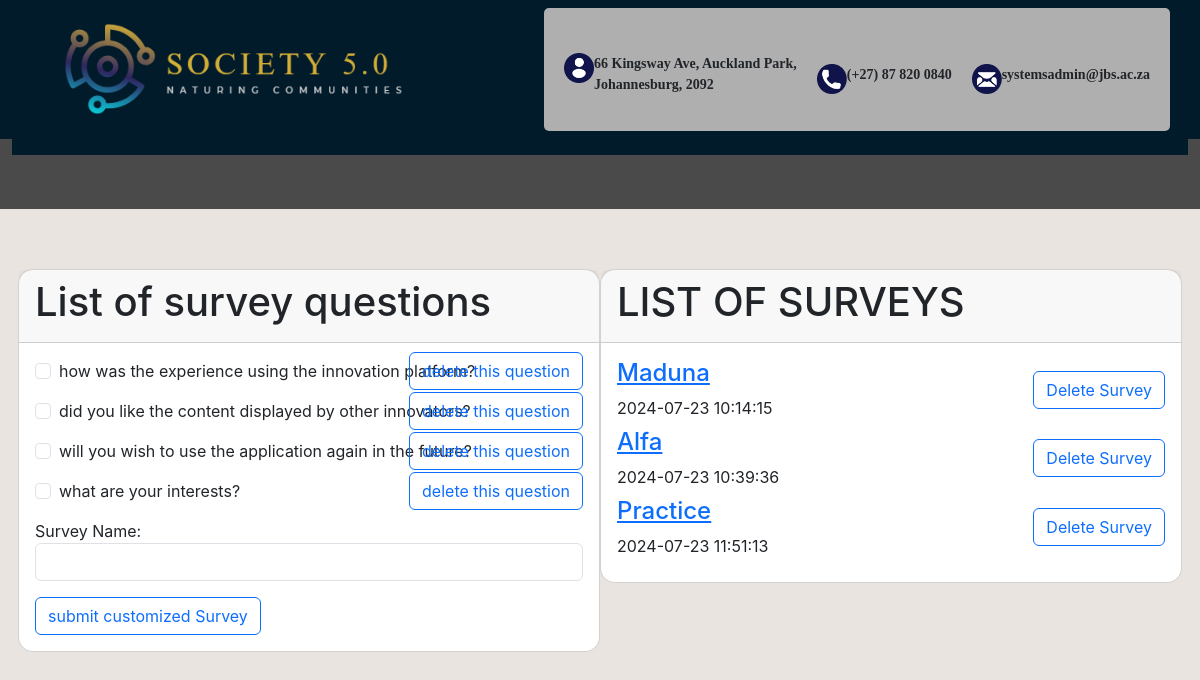
/surveyQuestions, run on the app's committed database.
### tables this page shows
CREATE TABLE SurveyQuestions (
        id INTEGER PRIMARY KEY AUTOINCREMENT,
        question TEXT NOT NULL,
        question_type TEXT CHECK(question_type IN ('single', 'multiple', 'custom')) NOT NULL,
        choices TEXT,
        custom_answer TEXT
);

CREATE TABLE customSurveys(
        id INTEGER PRIMARY KEY AUTOINCREMENT,
        surveyName TEXT NOT NULL,
        questions TEXT NOT NULL,
        timestamp TIMESTAMP DEFAULT CURRENT_TIMESTAMP
);

### application.py (the view)
@app.route("/surveyQuestions")
def surveyQuestions():
    questions=retrievesurvey()
    if 'message' in questions:
        return redirect(url_for('admin'))
    else:
        survey=customSurveys()
        print(survey)
        return render_template('surveyquestions.html',questions=questions,survey=survey)

### user.py (called while the page is built)
def retrievesurvey():
    query="""SELECT * FROM SurveyQuestions"""
    conn=sqlite3.connect('blog.db')
    cursor=conn.cursor()
    try:
        cursor.execute(query,)
        questions = cursor.fetchall()
        if questions:
            columns = [column[0] for column in cursor.description]
            questions_list = []
            for question in questions:
                questions_dict = dict(zip(columns, question))
                questions_list.append(questions_dict)
            return questions_list
        else:
            return {'message':'no questions found'}
    except sqlite3.Error as e:
        print('Error: ',e)
    finally:
        conn.close()

def customSurveys():
    query="""SELECT * FROM customSurveys"""
    conn=sqlite3.connect('blog.db')
    cursor=conn.cursor()
    cursor.execute(query, )
    custom = cursor.fetchall()
    customSurveys_list = []
    try:
        if custom:
            for item in custom:
                columns = [column[0] for column in cursor.description]
                customSurveys_dict = dict(zip(columns, item))
                customSurveys_list.append(customSurveys_dict)
        if customSurveys_list:
            return customSurveys_list
    except sqlite3.Error as e:
        print('SQLite Error:', e)
        return {'message': 'Database error occurred'}

### templates/surveyquestions.html (shortened to what this page needs)
{%extends "base.html"%}
{%block content%}
<br><br>
<div class="row">
    <div class="container col-md-6">
        <div class="card">
            <div class="card-header">
                <h1>List of survey questions</h1>
            </div>
            <div class="card-body surveyForm">
                <form id="surveyForm" method="POST" action="{{ url_for('submit_customized_survey') }}">
                    {% if questions %}
                    {% for question in questions %}
                    <div class="form-check mb-3">
                        <input class="form-check-input" type="checkbox" name="checked_box" value="{{ question.id }}"
                            id="question_{{ question.id }}">
                        <label class="form-check-label" for="question_{{ question.id }}">
                            {{ question.question }}
                        </label>
                        <a class="btn btn-outline-primary float-right"
                            href="{{ url_for('deletesurveyquestion', id=question.id) }}">delete this question</a>
                    </div>
                    {% endfor %}
                    {% endif %}
                    <label for="surveyName">Survey Name:</label>
                    <input type="text" class="form-control" id="surveyName" name="surveyName" required>
                    <button class="btn btn-outline-primary mt-3" type="submit">submit customized Survey</button>
                </form>
            </div>
        </div>
    </div>
    <div class="container col-md-6">
        <div class="card">
            <div class="card-header">
                <h1>LIST OF SURVEYS</h1>
            </div>
            <div class="card-body">
                {% if survey is not none and survey|length > 0 %}
                    {% for item in survey %}
                        <div class="d-flex justify-content-between align-items-center mb-2">
                            <div>
                                <a href="{{ url_for('customized_survey', surveyName=item.surveyName) }}"><h4>{{ item.surveyName }}</h4></a>
                                <span>{{ item.timestamp }}</span>
                            </div>
                            <a class="btn btn-outline-primary" href="{{ url_for('delete_customized_survey', id=item.id) }}">Delete Survey</a>
                        </div>
                    {% endfor %}
                {% else %}
                    <p>No Surveys Found</p>
                {% endif %}
            </div>
        </div>
    </div>
</div>
{%endblock%}

### static/css/style.css (style rules this page uses)
body { font-family:'Inter'; padding: 10px; margin: 10px; background-color: #e9e4e0; justify-content: space-evenly; }
.surveyForm { justify-content: space-around; }
.card { margin-top: 15%; border-radius:15px; width:100% ; }
.container { margin: 0 auto; justify-content: center; align-items: center; padding: 0; }
.container { padding: 0; }
.form-check { position: relative; }
.form-check a.btn-outline-primary { position: absolute; right: 0; top: 50%; transform: translateY(-50%); }
.surveyForm { overflow-y: auto; }

### data on the page
SurveyQuestions: question "how was the experience using the innovation platform?"
SurveyQuestions: question "did you like the content displayed by other innovators?"
SurveyQuestions: question "will you wish to use the application again in the future?"
SurveyQuestions: question "what are your interests?"
customSurveys: surveyName "Maduna", timestamp "2024-07-23 10:14:15"
customSurveys: surveyName "Alfa", timestamp "2024-07-23 10:39:36"
customSurveys: surveyName "Practice", timestamp "2024-07-23 11:51:13"
